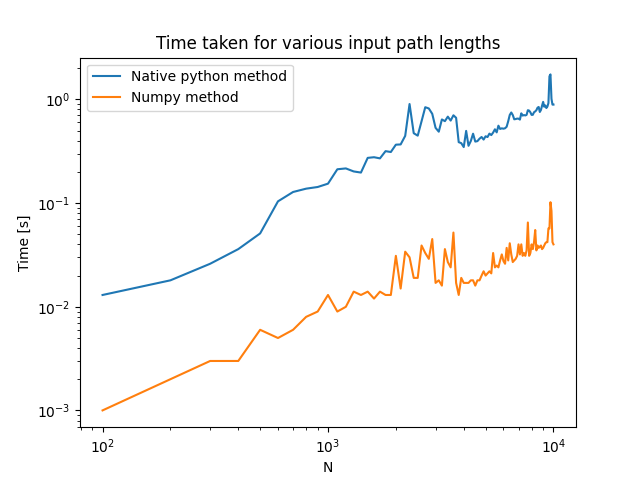

Here is the Python script that generated this plot:
import numpy as np
from matplotlib import pyplot as plt
from time import time
# #import functions from tracknaliser
import sys
sys.path.append('.')
from tracknaliser.clustering import cluster as cluster_list
from tracknaliser.clustering_numpy import cluster as cluster_numpy
# Run both versions of the clustering scripts
# Plot time against required input with a single plot for both
# Save as performance.png
N_points = np.arange(100, 10001, 100)
np.random.seed(0)
test_point = np.random.random_sample((10000,3)) #Define an array of the number of points 
times = np.zeros((2,len(N_points)), dtype=float) #array to store the times in 

for i in range(len(N_points)):
        # Run with clustering.py & benchmark 
        start_list =time()
        cluster_l = cluster_list(test_point[0:100*(i+1)])
        end_list = time()
        times[0][i] = end_list - start_list

        # Run with clustering_numpy.py & benchmark 
        start_numpy =time()
        cluster_np = cluster_numpy(test_point[0:100*(i+1)])
        end_numpy =time()
        times[1][i] = end_numpy - start_numpy

# Plot both times as a single plot
plt.plot(N_points, times[0], label = "Native python method")
plt.plot(N_points, times[1], label = "Numpy method")
plt.title("Time taken for various input path lengths")
plt.ylabel("Time [s]")
plt.xlabel("N")
plt.legend()
plt.yscale('log')
plt.xscale('log')

# Save the plot 
plt.savefig('benchmark/performance.png')
plt.show()